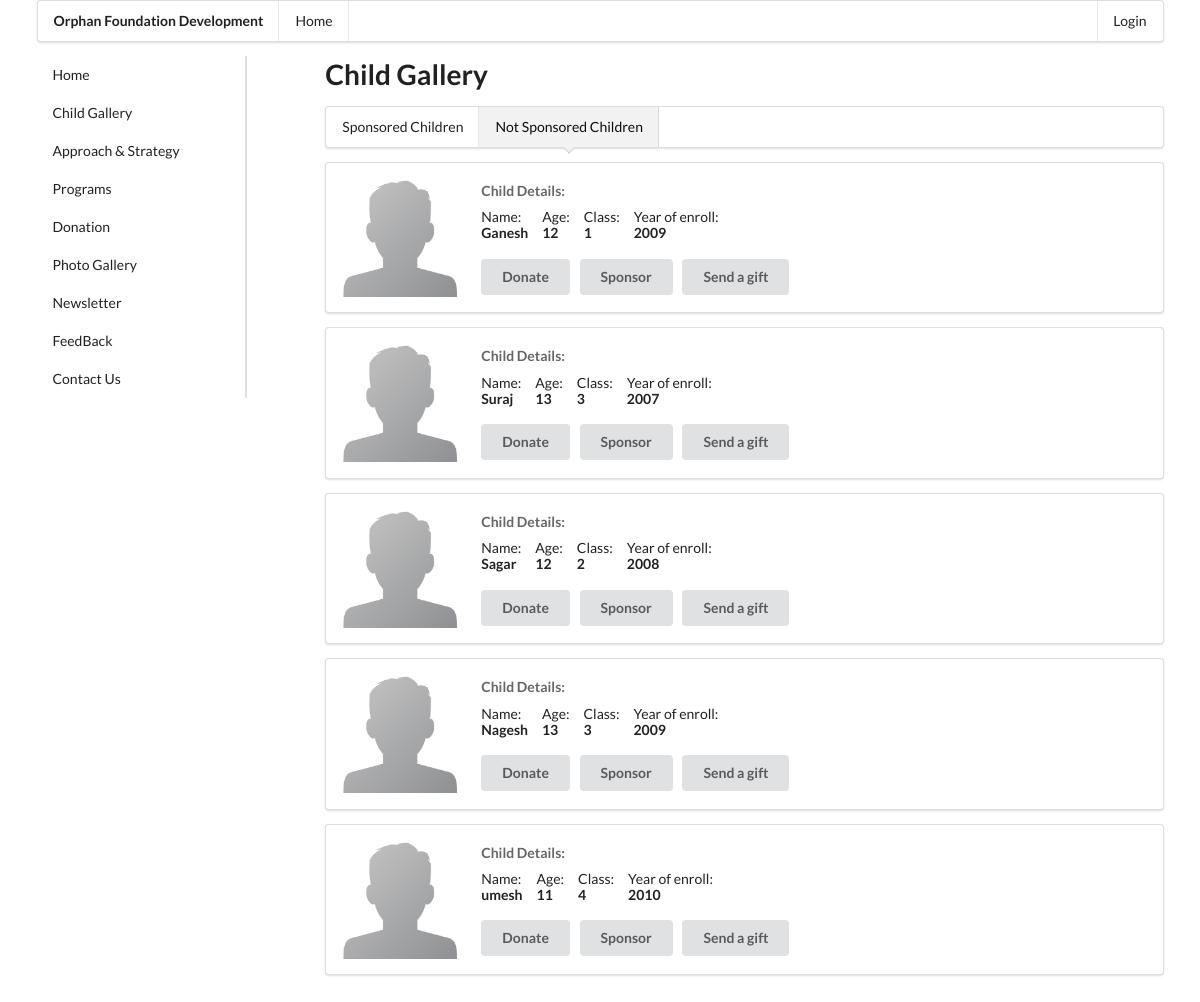
Page /child-gallery-unsponsored.php on the committed database.
### tables this page shows
CREATE TABLE `children` (
  `cid` int(50) NOT NULL,
  `cname` varchar(30) NOT NULL,
  `cdob` date NOT NULL,
  `cyoe` year(4) NOT NULL,
  `cclass` int(3) NOT NULL,
  `cstory` text NOT NULL,
  `cphoto` text NOT NULL,
  `sponsored` tinyint(1) NOT NULL
);

### child-gallery-unsponsored.php (the view)
<?php include './components/header.php'; ?>
    <div class="ui container">
        <?php include './components/top-menu.php'; ?>
        <div class="ui grid">
            <?php include './components/side-menu.php'; ?>
            <div class="twelve wide column">
                <h1>Child Gallery</h1>
                <div class="ui pointing menu">
                    <a class="item" href="child-gallery-sponsored.php">
                        Sponsored Children
                    </a>
                    <a class="item active" href="child-gallery-unsponsored.php">
                        Not Sponsored Children
                    </a>
                </div>
                <?php
                    $sql = "SELECT cid, cname, cdob, cyoe, cclass FROM children WHERE sponsored=0";
                    $result = $conn->query($sql);
                    if ($result->num_rows > 0) {
                        while($row = $result->fetch_assoc()) {
                            $dob = $row["cdob"];
                            $age = (date('Y') - date('Y',strtotime($dob)));
                ?>
                <div class="ui segment">
                    <div class="ui divided items">
                        <div class="item">
                            <div class="ui image">
                                <img src="img/defaultimg.png" style="width: 120px;">
                            </div>
                            <div class="middle aligned content">
                            <div class="meta">
                                <span><strong>Child Details:</strong></span>
                            </div>
                            <div class="description">
                                <div class="ui horizontal list">
                                    <div class="item">
                                        <div class="content">
                                            <div>Name:</div> <strong><?php echo $row["cname"]; ?></strong>
                                        </div>
                                    </div>
                                    <div class="item">
                                        <div class="content">
                                            <div>Age:</div> <strong><?php echo $age; ?></strong>
                                        </div>
                                    </div>
                                    <div class="item">
                                        <div class="content">
                                        <div>Class:</div> <strong><?php echo $row["cclass"]; ?></strong>
                                        </div>
                                    </div>
                                    <div class="item">
                                        <div class="content">
                                        <div>Year of enroll:</div> <strong><?php echo $row["cyoe"]; ?></strong>
                                        </div>
                                    </div>
                                </div>
                            </div>
                            <div class="extra">
                                <a class="ui right button" href="donation.php">Donate</a>
                                <a class="ui right button" href="sponsor-children.php?cid=<?php echo $row['cid']; ?>">Sponsor</a>
                                <a class="ui right button" href="send-gift.php?cid=<?php echo $row['cid']; ?>">Send a gift</a>
                            </div>
                            </div>
                        </div>
                    </div>
                </div>
                <?php
                        }
                    } else {
                        echo "0 results";
                    }
                ?>
            </div>
            <span class="p-20"></span>
        </div>
    </div>
<?php include './components/footer.php'; ?>

### css/main.css (style rules this page uses)
.p-20 { padding: 200px; }

### rows in the picture
children: cname "Ganesh", cdob "12", cclass "1", cyoe "2009"
children: cname "Suraj", cdob "13", cclass "3", cyoe "2007"
children: cname "Sagar", cdob "12", cclass "2", cyoe "2008"
children: cname "Nagesh", cdob "13", cclass "3", cyoe "2009"
children: cname "umesh", cdob "11", cclass "4", cyoe "2010"
